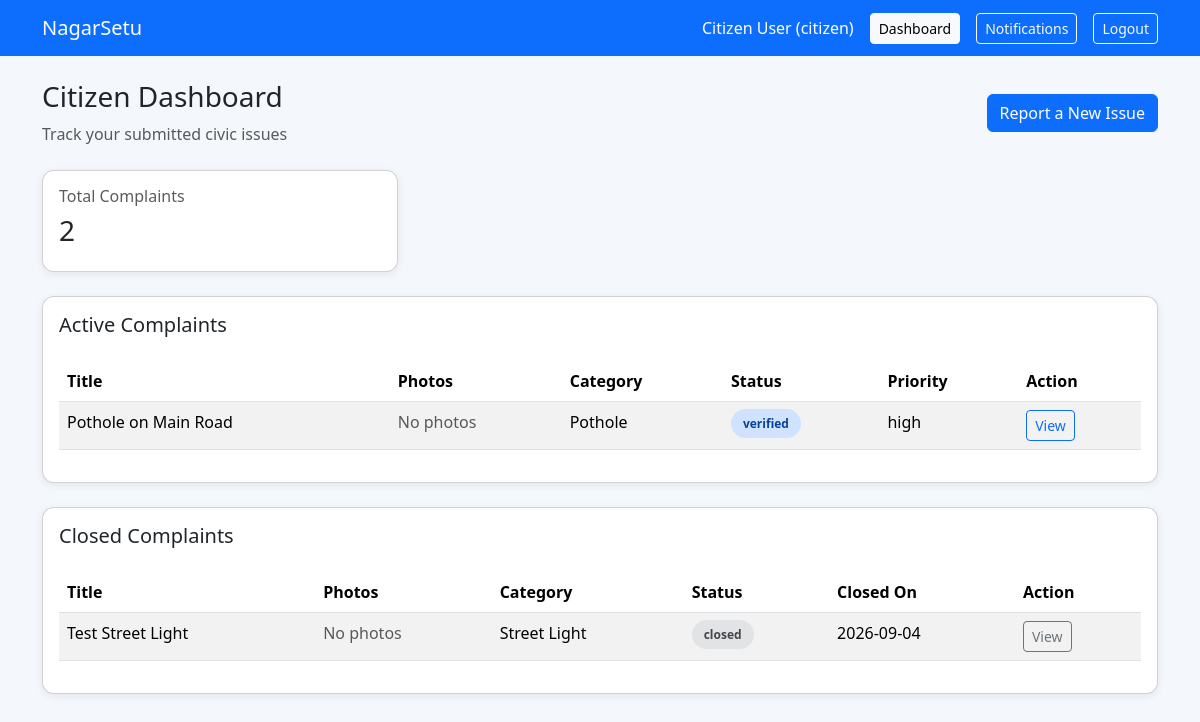
The page /dashboard (signed in) on the database its author committed.
### app.py (models this page shows, shortened)
class User(db.Model):
    id = db.Column(db.Integer, primary_key=True)
    name = db.Column(db.String(100), nullable=False)
    email = db.Column(db.String(100), unique=True, nullable=False)
    password_hash = db.Column(db.String(200), nullable=False)
    role = db.Column(db.String(20), default='citizen')
    phone = db.Column(db.String(30), default='')

class Complaint(db.Model):
    id = db.Column(db.Integer, primary_key=True)
    title = db.Column(db.String(200), nullable=False)
    description = db.Column(db.Text, nullable=False)
    category = db.Column(db.String(50), nullable=False)
    status = db.Column(db.String(30), default='submitted')
    priority = db.Column(db.String(20), default='medium')
    location = db.Column(db.String(200), default='')
    citizen_id = db.Column(db.Integer, db.ForeignKey('user.id'), nullable=False)
    department_id = db.Column(db.Integer, db.ForeignKey('department.id'), nullable=True)
    officer_id = db.Column(db.Integer, db.ForeignKey('user.id'), nullable=True)
    created_at = db.Column(db.DateTime, default=datetime.utcnow)
    resolved_at = db.Column(db.DateTime, nullable=True)
    citizen = db.relationship('User', foreign_keys=[citizen_id])
    officer = db.relationship('User', foreign_keys=[officer_id])
    department = db.relationship('Department')
    photos = db.relationship('ComplaintPhoto', backref='complaint', lazy=True, cascade='all, delete-orphan')
    comments = db.relationship('ComplaintComment', backref='complaint', lazy=True, cascade='all, delete-orphan')

### app.py (the view, shortened to what this page needs)
@app.route('/dashboard')
def dashboard():
    if 'user_id' not in session:
        return redirect(url_for('login'))
    user = db.session.get(User, session['user_id'])
    if not user:
        return redirect(url_for('login'))
    complaints = Complaint.query.filter(Complaint.citizen_id == user.id, Complaint.status != 'closed').order_by(Complaint.created_at.desc()).all()
    closed_complaints = Complaint.query.filter_by(citizen_id=user.id, status='closed').order_by(Complaint.created_at.desc()).all()
    return render_template('citizen_dashboard.html', user=user, complaints=complaints, closed_complaints=closed_complaints)

### app.py (called while the page is built)
def get_csrf_token():
    if 'csrf_token' not in session:
        session['csrf_token'] = secrets.token_urlsafe(32)
    return session['csrf_token']

@app.before_request
def csrf_protect():
    if request.method == 'POST':
        submitted_token = request.form.get('_csrf_token', '')
        expected_token = session.get('csrf_token', '')
        if not expected_token or not hmac.compare_digest(submitted_token, expected_token):
            abort(400, description='Invalid or missing form security token.')

@app.context_processor
def inject_user():
    user = None
    if 'user_id' in session:
        user = db.session.get(User, session['user_id'])
    return dict(current_user=user, csrf_token=get_csrf_token())

### templates/citizen_dashboard.html
{% extends 'base.html' %}
{% block content %}
<div class="d-flex justify-content-between align-items-center mb-4">
    <div><h3>Citizen Dashboard</h3><p class="text-muted mb-0">Track your submitted civic issues</p></div>
    <a href="{{ url_for('new_complaint') }}" class="btn btn-primary">Report a New Issue</a>
</div>
<div class="row mb-4"><div class="col-md-4"><div class="card p-3"><h6 class="text-muted">Total Complaints</h6><h3>{{ complaints|length + closed_complaints|length }}</h3></div></div></div>
{% macro photo_cells(complaint) -%}
    {% for photo in complaint.photos[:3] %}<img src="{{ url_for('complaint_photo', complaint_id=complaint.id, photo_id=photo.id) }}" alt="Complaint photo" width="48" height="48" class="rounded object-fit-cover me-1" loading="lazy">{% else %}<span class="text-muted">No photos</span>{% endfor %}
{%- endmacro %}
<div class="card p-3 mb-4">
    <h5>Active Complaints</h5>
    <div class="table-responsive mt-3"><table class="table table-striped">
        <thead><tr><th>Title</th><th>Photos</th><th>Category</th><th>Status</th><th>Priority</th><th>Action</th></tr></thead>
        <tbody>{% for complaint in complaints %}<tr>
            <td>{{ complaint.title }}</td><td>{{ photo_cells(complaint) }}</td><td>{{ complaint.category }}</td>
            <td><span class="status-pill status-{{ complaint.status|replace(' ', '_') }}">{{ complaint.status }}</span></td><td>{{ complaint.priority }}</td>
            <td><a href="{{ url_for('complaint_detail', complaint_id=complaint.id) }}" class="btn btn-sm btn-outline-primary">View</a></td>
        </tr>{% else %}<tr><td colspan="6" class="text-center text-muted">No active complaints.</td></tr>{% endfor %}</tbody>
    </table></div>
</div>
<div class="card p-3">
    <h5>Closed Complaints</h5>
    <div class="table-responsive mt-3"><table class="table table-striped">
        <thead><tr><th>Title</th><th>Photos</th><th>Category</th><th>Status</th><th>Closed On</th><th>Action</th></tr></thead>
        <tbody>{% for complaint in closed_complaints %}<tr>
            <td>{{ complaint.title }}</td><td>{{ photo_cells(complaint) }}</td><td>{{ complaint.category }}</td>
            <td><span class="status-pill status-closed">closed</span></td><td>{{ complaint.created_at.strftime('%Y-%m-%d') }}</td>
            <td><a href="{{ url_for('complaint_detail', complaint_id=complaint.id) }}" class="btn btn-sm btn-outline-secondary">View</a></td>
        </tr>{% else %}<tr><td colspan="6" class="text-center text-muted">No closed complaints.</td></tr>{% endfor %}</tbody>
    </table></div>
</div>
{% endblock %}

### templates/base.html (shortened to what this page needs)
<!DOCTYPE html>
<html lang="en">
<head>
    <link href="https://cdn.jsdelivr.net/npm/bootstrap@5.3.3/dist/css/bootstrap.min.css" rel="stylesheet">
</head>
<body>
    <nav class="navbar navbar-expand-lg navbar-dark">
        <div class="container">
            <a class="navbar-brand" href="{{ url_for('index') }}">NagarSetu</a>
            <div class="ms-auto d-flex align-items-center gap-3">
                {% if current_user %}
                    <span class="text-white">{{ current_user.name }} ({{ current_user.role }})</span>
                    <a href="{{ url_for('dashboard') }}" class="btn btn-light btn-sm">Dashboard</a>
                    <a href="{{ url_for('notifications') }}" class="btn btn-outline-light btn-sm">Notifications</a>
                    <a href="{{ url_for('logout') }}" class="btn btn-outline-light btn-sm">Logout</a>
                {% else %}
                    <a href="{{ url_for('login') }}" class="btn btn-light btn-sm">Login</a>
                    <a href="{{ url_for('register') }}" class="btn btn-outline-light btn-sm">Register</a>
                {% endif %}
            </div>
        </div>
    </nav>
    <div class="container py-4">
        {% block content %}{% endblock %}
    </div>
</body>
</html>

### templates/base.html (style rules this page uses)
body { background: #f4f7fb; }
.navbar { background: #0d6efd; }
.card { box-shadow: 0 2px 8px rgba(0,0,0,.08); border-radius: 12px; }
.status-pill { padding: 6px 12px; border-radius: 999px; font-size: 12px; font-weight: bold; }
.status-verified { background: #cfe2ff; color: #084298; }
.status-closed { background: #e2e3e5; color: #41464b; }

### rows shown on the page
User: name "Citizen User", role "citizen"
Complaint: title "Pothole on Main Road", category "Pothole", status "verified", priority "high"
Complaint: title "Test Street Light", category "Street Light", created_at "2026-09-04"

### other values the page prints
{{ complaints|length + closed_complaints|length }} "2"
